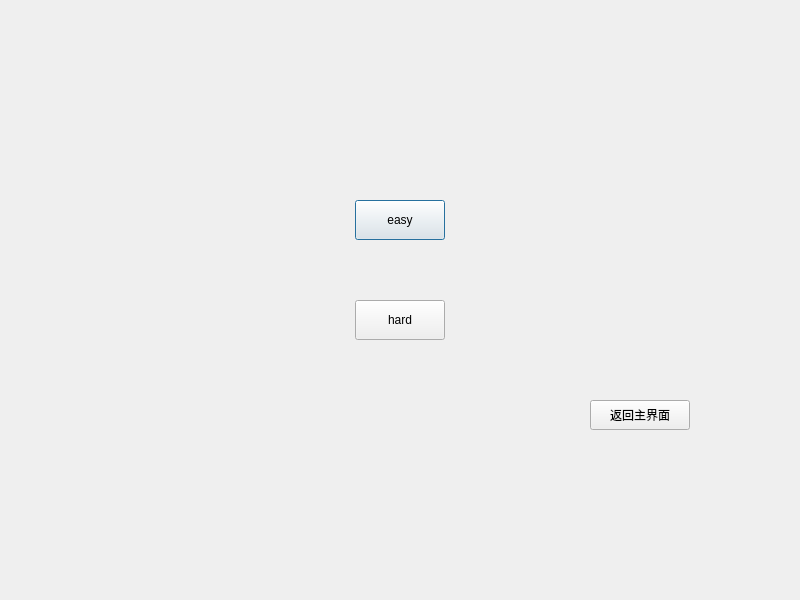
<?xml version="1.0" encoding="UTF-8"?>
<ui version="4.0">
 <class>one</class>
 <widget class="QDialog" name="one">
  <property name="geometry">
   <rect>
    <x>0</x>
    <y>0</y>
    <width>800</width>
    <height>600</height>
   </rect>
  </property>
  <property name="windowTitle">
   <string>Dialog</string>
  </property>
  <widget class="QPushButton" name="pushButton">
   <property name="geometry">
    <rect>
     <x>355</x>
     <y>200</y>
     <width>90</width>
     <height>40</height>
    </rect>
   </property>
   <property name="text">
    <string>easy</string>
   </property>
  </widget>
  <widget class="QPushButton" name="pushButton_2">
   <property name="geometry">
    <rect>
     <x>355</x>
     <y>300</y>
     <width>90</width>
     <height>40</height>
    </rect>
   </property>
   <property name="text">
    <string>hard</string>
   </property>
  </widget>
  <widget class="QPushButton" name="pushButton_3">
   <property name="geometry">
    <rect>
     <x>590</x>
     <y>400</y>
     <width>100</width>
     <height>30</height>
    </rect>
   </property>
   <property name="text">
    <string>返回主界面</string>
   </property>
  </widget>
 </widget>
 <resources/>
 <connections/>
</ui>
